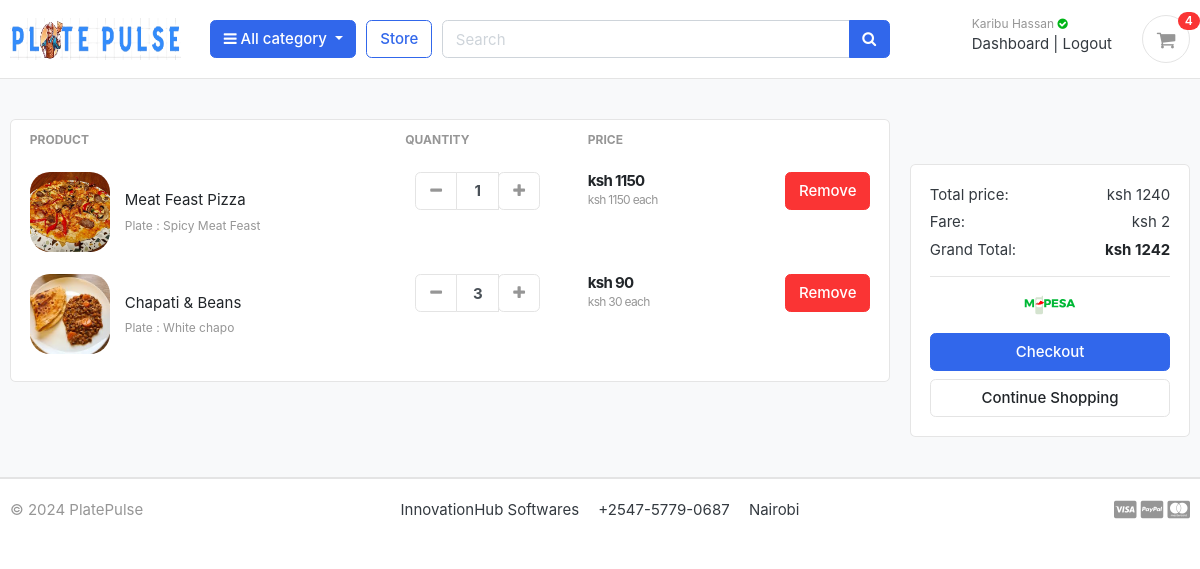
Screenshot of /cart/ (signed in) with the database file from the repository.
### accounts/models.py (models this page shows, shortened)
class Account(AbstractBaseUser):
    first_name      = models.CharField(max_length=50)
    last_name       = models.CharField(max_length=50)
    username        = models.CharField(max_length=50, unique=True)
    email           = models.EmailField(max_length=100, unique=True)
    phone_number    = models.CharField(max_length=50)
    date_joined     = models.DateTimeField(auto_now_add=True)
    last_login      = models.DateTimeField(auto_now_add=True)
    is_admin        = models.BooleanField(default=False)
    is_staff        = models.BooleanField(default=False)
    is_active        = models.BooleanField(default=False)
    is_superadmin        = models.BooleanField(default=False)
    USERNAME_FIELD = 'email'
    REQUIRED_FIELDS = ['username', 'first_name', 'last_name']
    objects = MyAccountManager()

### carts/models.py (models this page shows, shortened)
class CartItem(models.Model):
    user = models.ForeignKey(Account, on_delete=models.CASCADE, null=True)
    product = models.ForeignKey(Product, on_delete=models.CASCADE)
    variations = models.ManyToManyField(Variation, blank=True)
    cart    = models.ForeignKey(Cart, on_delete=models.CASCADE, null=True)
    quantity = models.IntegerField()
    is_active = models.BooleanField(default=True)
    def sub_total(self):
        return self.product.price * self.quantity

### store/models.py (models this page shows, shortened)
class Product(models.Model):
    product_name    = models.CharField(max_length=200, unique=True)
    slug            = models.SlugField(max_length=200, unique=True)
    description     = models.TextField(max_length=500, blank=True)
    price           = models.IntegerField()
    images          = models.ImageField(upload_to='photos/products')
    stock           = models.IntegerField()
    is_available    = models.BooleanField(default=True)
    category        = models.ForeignKey(Category, on_delete=models.CASCADE)
    created_date    = models.DateTimeField(auto_now_add=True)
    modified_date   = models.DateTimeField(auto_now=True)
    def get_url(self):
        return reverse('product_detail', args=[self.category.slug, self.slug])

class Variation(models.Model):
    product = models.ForeignKey(Product, on_delete=models.CASCADE)
    variation_category = models.CharField(max_length=100, choices=variation_category_choice)
    variation_value     = models.CharField(max_length=100)
    is_active           = models.BooleanField(default=True)
    created_date        = models.DateTimeField(auto_now=True)
    objects = VariationManager()

### carts/views.py (the view)
# urls.py: path('', views.cart, name='cart'),
def cart(request, total=0, quantity=0, cart_items=None):
    try:
        tax = 0
        grand_total = 0
        if request.user.is_authenticated:
            cart_items = CartItem.objects.filter(user=request.user, is_active=True)
        else:
            cart = Cart.objects.get(cart_id=_cart_id(request))
            cart_items = CartItem.objects.filter(cart=cart, is_active=True)
        for cart_item in cart_items:
            total += (cart_item.product.price * cart_item.quantity)
            quantity += cart_item.quantity
        tax=2
        grand_total = total + tax
    except ObjectDoesNotExist:
        pass #just ignore
    context = {
        'total': total,
        'quantity': quantity,
        'cart_items': cart_items,
        'tax'       : tax,
        'grand_total': grand_total,
    }
    return render(request, 'store/cart.html', context)

### carts/context_processors.py (called while the page is built)
def counter(request):
    cart_count = 0
    if 'admin' in request.path:
        return {}
    else:
        try:
            cart = Cart.objects.filter(cart_id=_cart_id(request))
            if request.user.is_authenticated:
                cart_items = CartItem.objects.all().filter(user=request.user)
            else:
                cart_items = CartItem.objects.all().filter(cart=cart[:1])
            for cart_item in cart_items:
                cart_count += cart_item.quantity
        except Cart.DoesNotExist:
            cart_count = 0
    return dict(cart_count=cart_count)

### carts/views.py (called while the page is built)
def _cart_id(request):
    cart = request.session.session_key
    if not cart:
        cart = request.session.create()
    return cart

### category/context_processors.py (called while the page is built)
def menu_links(request):
    links = Category.objects.all()
    return dict(links=links)

### category/models.py (called while the page is built)
    def get_url(self):
            return reverse('products_by_category', args=[self.slug])

### templates/store/cart.html (shortened to what this page needs)
{% extends 'base.html' %}
{% load static %}
{% block content %}
<section class="section-content padding-y bg">
<div class="container">
{% if not cart_items %}
	<h2 class="text-center">Your Shopping Cart is Empty</h2>
	<br>
	<div class="text-center">
		<a href="{% url 'store' %}" class="btn btn-primary">Continue Shopping</a>
	</div>
{% else %}
<div class="row">
	<aside class="col-lg-9">
<div class="card">
<div class="table-responsive">
<table class="table table-borderless table-shopping-cart">
<thead class="text-muted">
<tr class="small text-uppercase">
  <th scope="col">Product</th>
  <th scope="col" width="120">Quantity</th>
  <th scope="col" width="120">Price</th>
  <th scope="col" class="text-right" width="200"> </th>
</tr>
</thead>
<tbody>
{% for cart_item in cart_items %}
<tr>
	<td>
		<figure class="itemside align-items-center">
			<div class="aside"><img src="{{ cart_item.product.images.url }}" class="img-sm"></div>
			<figcaption class="info">
				<a href="{{ cart_item.product.get_url }}" class="title text-dark">{{ cart_item.product.product_name }}</a>
				<p class="text-muted small">
					{% if cart_item.variations.all %}
						{% for item in cart_item.variations.all %}
							{{ item.variation_category | capfirst }} : {{ item.variation_value | capfirst }} <br>
						{% endfor %}
					{% endif %}
				</p>
			</figcaption>
		</figure>
	</td>
	<td>
					<div class="col">
						<div class="input-group input-spinner">
							<div class="input-group-prepend">
							<a href="{% url 'remove_cart' cart_item.product.id cart_item.id %}" class="btn btn-light" type="button" id="button-plus"> <i class="fa fa-minus"></i> </a>
							</div>
							<input type="text" class="form-control"  value="{{ cart_item.quantity }}">
							<div class="input-group-append">
								<form action="{% url 'add_cart' cart_item.product.id %}" method="POST">
									<button class="btn btn-light" type="submit" id="button-minus"> <i class="fa fa-plus"></i> </button>
								</form>
							</div>
						</div>
					</div>
	</td>
	<td>
		<div class="price-wrap">
			<var class="price">ksh {{ cart_item.sub_total }}</var>
			<small class="text-muted"> ksh {{ cart_item.product.price }} each </small>
		</div>
	</td>
	<td class="text-right">
	<a href="{% url 'remove_cart_item' cart_item.product.id cart_item.id %}" onclick="return confirm('Are you sure you want to delete this item?')" class="btn btn-danger"> Remove</a>
	</td>
</tr>
{% endfor %}
</tbody>
</table>
</div>
	</aside>
	<aside class="col-lg-3">
		<br>
	<br>
		<div class="card">
		<div class="card-body">
			<dl class="dlist-align">
			  <dt>Total price:</dt>
			  <dd class="text-right">ksh {{total}}</dd>
			</dl>
			<dl class="dlist-align">
			  <dt>Fare:</dt>
			  <dd class="text-right"> ksh {{tax}}</dd>
			</dl>
			<dl class="dlist-align">
			  <dt>Grand Total:</dt>
			  <dd class="text-right text-dark b"><strong>ksh {{grand_total}}</strong></dd>
			</dl>
			<hr>
			<p class="text-center mb-3">
				<img src="{% static './images/misc/mpesa.svg' %}" height="26">
			</p>
			<a href="{% url 'checkout' %}" class="btn btn-primary btn-block"> Checkout </a>
			<a href="{% url 'store' %}" class="btn btn-light btn-block">Continue Shopping</a>
		</div>
		</div>
</aside>
</div>
{% endif %}
</div>
</section>
{% endblock %}

### templates/includes/navbar.html (shortened to what this page needs)
{% load static %}
<header class="section-header">
<section class="header-main border-bottom">
  <div class="container">
<div class="row align-items-center">
  <div class="col-lg-2 col-md-3 col-6">
    <a href="{% url 'home' %}" class="brand-wrap">
      <img  class="logo"  src="{% static 'img/logo.png'%}" alt="logo">
    </a>
  </div>
  <div class="col-lg col-sm col-md col-6 flex-grow-0">
    <div class="category-wrap dropdown d-inline-block float-right">
      <button type="button" class="btn btn-primary dropdown-toggle" data-toggle="dropdown">
        <i class="fa fa-bars"></i> All category
      </button>
    </div>
  </div>
  <a href="{% url 'store' %}" class="btn btn-outline-primary">Store</a>
  <div class="col-lg  col-md-6 col-sm-12 col">
    <form action="{% url 'search' %}" class="search" method='GET'>
      <div class="input-group w-100">
          <input type="text" class="form-control" style="width:60%;" placeholder="Search" name="keyword">
          <div class="input-group-append">
            <button class="btn btn-primary" type="submit">
              <i class="fa fa-search"></i>
            </button>
          </div>
        </div>
    </form>
  </div>
  <div class="col-lg-3 col-sm-6 col-8 order-2 order-lg-3">
        <div class="d-flex justify-content-end mb-3 mb-lg-0">
          {% if user.id is None %}
          <div class="widget-header">
            <small class="title text-muted">Welcome guest!</small>
            <div>
              <a href="{% url 'login' %}">Login</a> <span class="dark-transp"> | </span>
              <a href="{% url 'register' %}"> Register</a>
            </div>
          </div>
          {% else %}
          <div class="widget-header">
            <small class="title text-muted">Karibu {{user.first_name}} <i class="fa fa-check-circle text-success" aria-hidden="true"></i></small>
            <div>
              <a href="{% url 'dashboard' %}">Dashboard</a> <span class="dark-transp"> | </span>
              <a href="{% url 'logout' %}"> Logout</a>
            </div>
          </div>
          {% endif %}
          <a href="{% url 'cart' %}" class="widget-header pl-3 ml-3">
            <div class="icon icon-sm rounded-circle border"><i class="fa fa-shopping-cart"></i></div>
            <span class="badge badge-pill badge-danger notify">{{cart_count}}</span>
          </a>
        </div>
      </div>
</div>
  </div>
</section>
</header>

### static/css/ui.css (style rules this page uses)
html { font-family: "Inter", sans-serif; font-size: 15px; }
.price-wrap { letter-spacing: -0.7px; }
.icon-xs, .icon-sm, .icon-md, .icon-lg { display: inline-block; text-align: center; flex-shrink: 0; flex-grow: 0; }
.icon-sm { width: 48px; height: 48px; line-height: 48px !important; font-size: 20px; }
.img-xs, .img-sm, .img-md, .img-lg { -o-object-fit: cover; object-fit: cover; flex-shrink: 0; flex-grow: 0; }
.img-sm { width: 80px; height: 80px; }
.padding-y { padding-top: 40px; padding-bottom: 40px; }
var { font-style: normal; }
figure { margin-bottom: 0; }
.bg { background-color: #f8f9fa; }
.b { font-weight: 600; }
p:last-child { margin-bottom: 0; }
.header-main { position: relative; padding-top: 1rem; padding-bottom: 1rem; }
.brand-wrap .logo, .navbar-brand .logo { margin-right: 7px; max-height: 42px; display: inline-block; }
.widget-header { display: inline-block; vertical-align: middle; position: relative; }
.widget-header a { color: #343a40; }
.widget-header i { color: #969696; }
.widget-header .title { display: block; }
.widget-header .notify { position: absolute; top: -3px; right: -10px; }
.btn-light { background-color: #fff; border-color: #e4e4e4; }
.btn-light i { color: #969696; }
.itemside { position: relative; display: flex; width: 100%; }
.itemside .aside { position: relative; flex-shrink: 0; }
.itemside .info { padding-left: 15px; padding-right: 7px; }
.itemside p { margin-bottom: 0; }
.itemside .title { display: block; margin-bottom: 5px; color: #212529; }
[class*=dlist-] { margin-bottom: 5px; }
[class*=dlist-] dd { margin-bottom: 0; }
.dlist-align { display: flex; }
.dlist-align dt { width: 150px; word-wrap: break-word; font-weight: normal; }
.dlist-align dd { flex-grow: 1; }
.notify { position: absolute; top: -4px; right: -10px; display: inline-block; padding: 0.25em 0.6em; font-size: 12px; line-height: 1; text-align: center; border-radius: 3rem; color: #fff; background-color: #fa3434; }
.price { font-weight: 600; color: #212529; }
.input-spinner { width: 125px; flex-wrap: nowrap; display: inline-flex; vertical-align: middle; }
.input-spinner input.form-control { text-align: center; max-width: 46px; font-weight: bold; flex-basis: 46px; border-color: #e4e4e4; flex-grow: 0; }
.input-spinner .btn { width: 42px; text-align: center; padding-left: 0.5rem; padding-right: 0.5rem; }
.table-shopping-cart.table td, .table-shopping-cart.table th { padding-left: 1.25rem; padding-right: 1.25rem; }
.table-shopping-cart .price-wrap { line-height: 1.2; }
.table-shopping-cart .price { font-weight: bold; margin-right: 5px; display: block; }

### templates/store/cart.html (style rules this page uses)
.img-sm { border-radius: 20px; background:white; }

### rows the page displays
Account: first_name "Hassan"
CartItem: product.images (picture), product.product_name "Meat Feast Pizza", quantity "1", sub_total "1150", product.price "1150"
Variation: variation_category "Plate", variation_value "Spicy Meat Feast"
CartItem: product.images (picture), product.product_name "Chapati & Beans", quantity "3", sub_total "90", product.price "30"
Variation: variation_category "Plate", variation_value "White chapo"

### other values shown
{{ cart_count }} "4"
{{ total }} "1240"
{{ tax }} "2"
{{ grand_total }} "1242"
